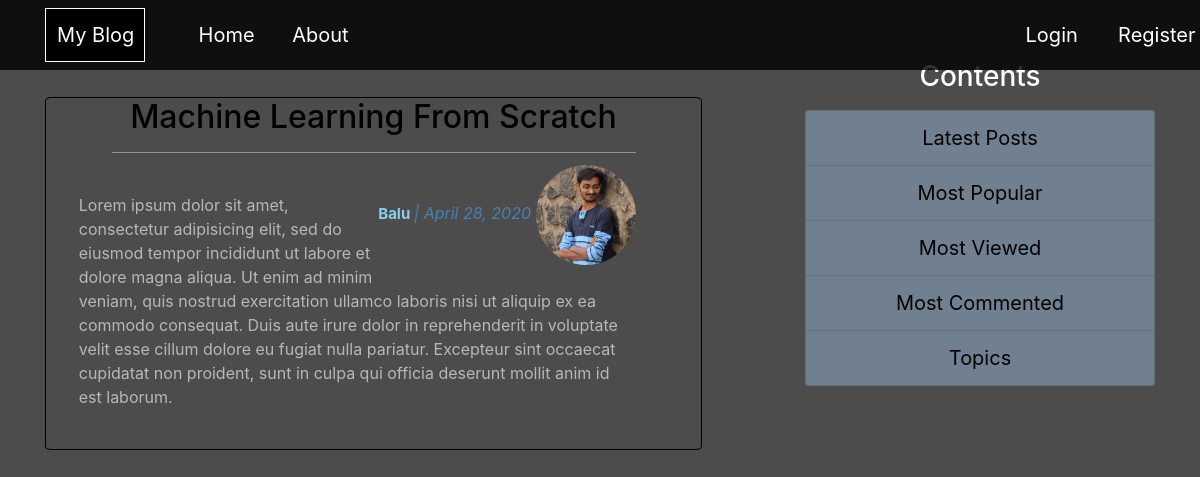
The app's page /post/2/ with its own data.
### Blog/models.py (models this page shows, shortened)
class Post(models.Model):
    title = models.CharField(max_length=100)
    content = models.TextField()
    date_posted = models.DateTimeField(default=timezone.now)
    author = models.ForeignKey(User,on_delete=models.CASCADE)

### Users/models.py (models this page shows, shortened)
class Profile(models.Model):
    user_profile = models.OneToOneField(User,on_delete=models.CASCADE)
    image = models.ImageField(default="default.jpg", upload_to="Profile_pics")

### Blog/views.py (the view)
# urls.py: path('post/<int:pk>/',PostDetailView.as_view(), name="post-detail"),
class PostDetailView(DetailView):
    model = Post

### Blog/templates/Blog/post_detail.html (shortened to what this page needs)
{% extends "Blog/base.html" %}
{% block content %}
<div class="post-body">
  <div class="post-title">
    <a href="#"><h2>{{object.title}}</h2></a>
    <hr style="width: 80%; background-color: rgba(255,255,255,0.5);">
    <br>
    <div class="post-content">
      <div class="post-details">
        <a href="{% url 'user-posts' post.author.username %}"><strong style="color: skyblue; font-size: 15px;">{{object.author}} </strong></a>
        <em style="color: steelblue;"> | {{object.date_posted|date:" F d, Y"}} </em>
        <img class="rounded-circle" style="width: 100px; height: 100px;" src="{{object.author.profile.image.url}}" alt="">
      </div>
      <div class="post">
        <p>{{object.content}}</p>
      </div>
      <br>
    </div>
  </div>
</div>
{% endblock content %}

### Blog/static/css/main.css (style rules this page uses)
body { margin: auto; padding: auto; background-color: rgba(0,0,0,0.7); color: white; }
a { text-decoration: none; }
.post-body { color: white; border-radius: 1%; margin-top: 5%; border: 1px solid black; width: 90%; }
.post-title a { text-align: center; color: black; text-decoration: none; }
.post-content { width: 85%; margin-left: 5%; color: black; }
.post-details { margin-top: -5%; float: right; }
.post { color: rgba(255,255,255,0.6); }

### records on screen
Post: title "Machine Learning From Scratch", author "Balu", date_posted "April 28, 2020", author.profile.image (picture), content "Lorem ipsum dolor sit amet, consectetur adipisicing elit, sed do eiusmod tempor incididunt ut labore et dolore magna aliqua. Ut enim ad minim veniam, quis nostrud exercitation ullamco laboris nisi ut aliquip ex ea commodo consequat. Duis aute irure dolor in reprehenderit in voluptate velit esse cillum dolore eu fugiat nulla pariatur. Excepteur sint occaecat cupidatat non proident, sunt in culpa qui officia deserunt mollit anim id est laborum."
